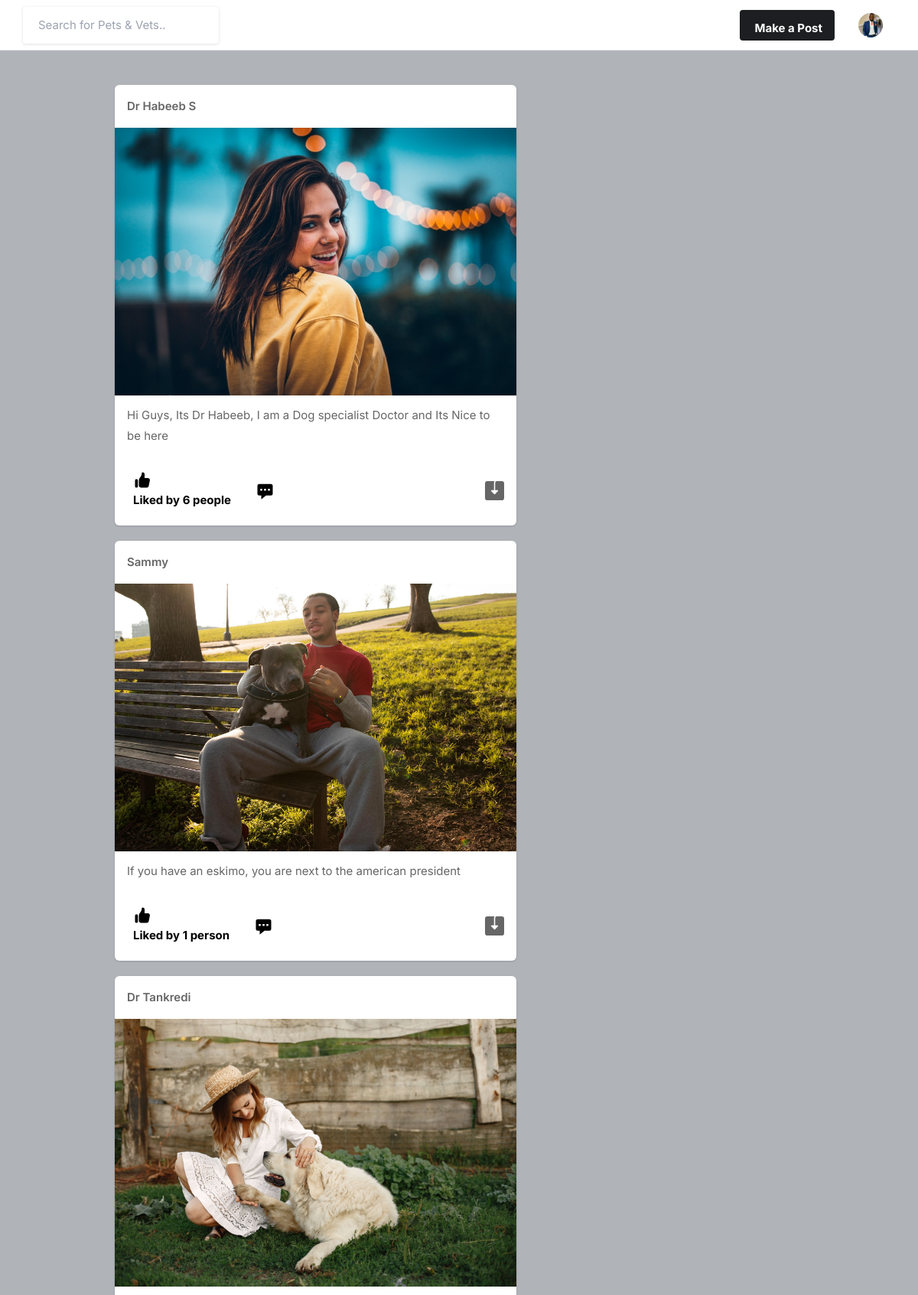
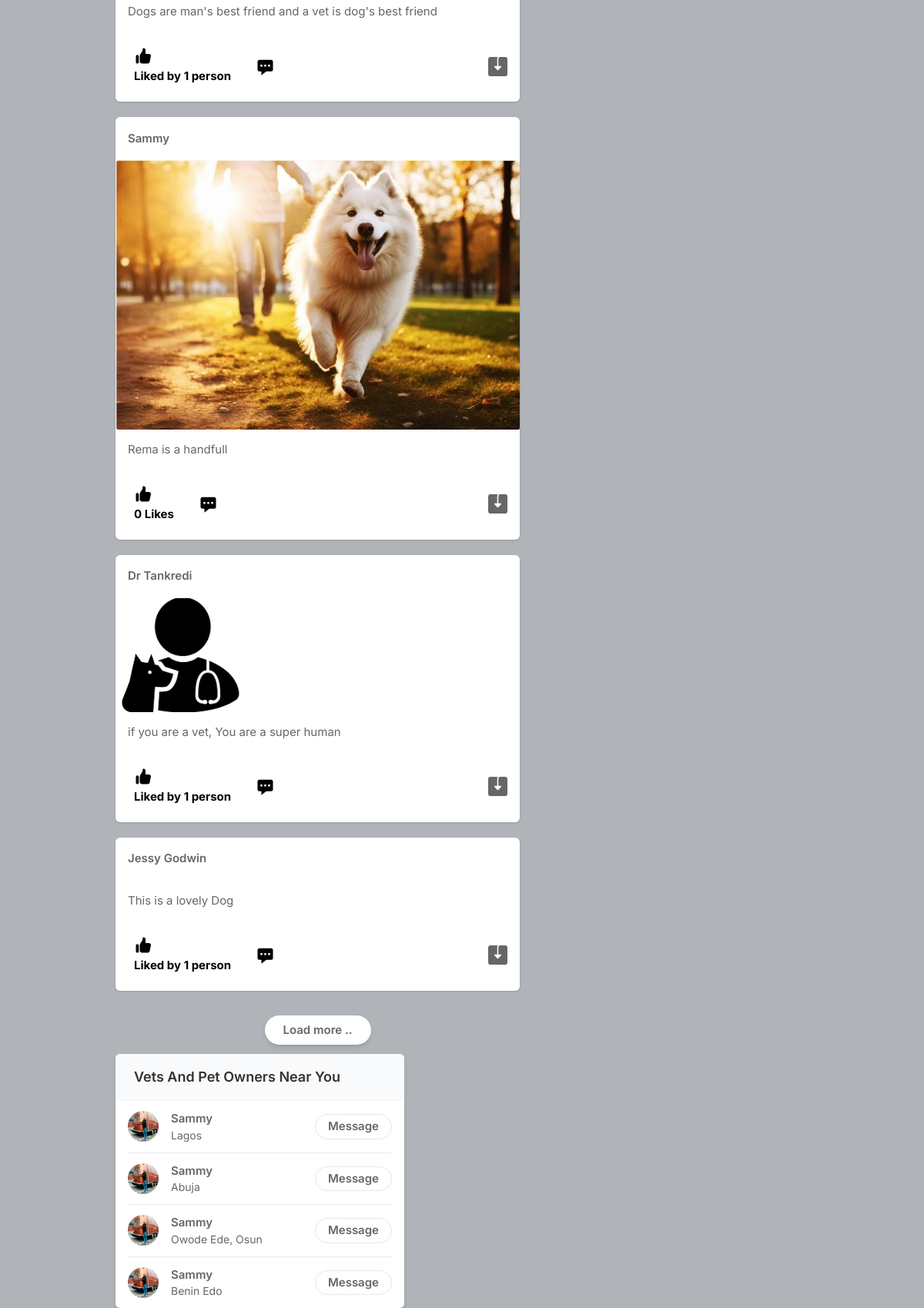
The page /home/ (signed in) on the database its author committed (2 pictures, top to bottom).
### core/models.py (models this page shows, shortened)
class Profile(models.Model):
    USER_ROLES = (
        ('owner', 'Pet Owner'),
        ('vet', 'Vet'),
    )
    user = models.OneToOneField(User, on_delete=models.CASCADE)
    bio = models.TextField(blank=True)
    profileimg = models.ImageField(upload_to='profile_image', default='dog_paw-pp.png')
    location = models.CharField(max_length=50)
    role = models.CharField(max_length=5, choices=USER_ROLES, default='owner')

class Post(models.Model):
    id = models.UUIDField(primary_key=True, default=uuid.uuid4)
    user = models.ForeignKey(User, on_delete=models.CASCADE, related_name='post')
    caption = models.TextField(max_length=300)
    no_of_likes = models.IntegerField(default=0)
    image = models.ImageField(upload_to='post_images')
    created_at = models.DateTimeField(default=datetime.now)

### core/views.py (the view)
# urls.py: path('home/', views.home, name='home'),  # Home page
@login_required(login_url='signin')
def home(request):
    users_with_profile = User.objects.filter(profile__profileimg__isnull=False)
    user_profile = Profile.objects.get(user=request.user)
    posts = Post.objects.all()
    random_user = random.choice(users_with_profile) if users_with_profile else None
    return render(request, 'home.html', {'user_profile': user_profile, 'posts': posts, 'random_user': random_user})

### templates/home.html (shortened to what this page needs)
{% load static %}
<!DOCTYPE html>
<html lang="en">
<head>
    <link rel="stylesheet" href="../static/css/icons.css">
    <link rel="stylesheet" href="../static/css/uikit.css">
    <link rel="stylesheet" href="../static/css/style.css">
    <link rel="stylesheet" href="../static/css/tailwind.css">
</head>
<body>
            <header>
                <div class="header_inner">
                    <form>
                    <div class="left-side">
                            <input type="text" name="username" placeholder="Search for Pets & Vets..">
                    </div>
                    </form>
                    <div class="right-side lg:pr-4">
                        <a href="#"
                            class="bg-pink-500 flex font-bold hidden hover:bg-pink-600 hover:text-white inline-block items-center lg:block max-h-10 mr-4 px-4 py-2 rounded shado text-white">
                              Make a Post
                        </a>
                        <a href="#">
                            <img src="{{user_profile.profileimg.url}}" class="header-avatar" alt="">
                        </a>
                    </div>
                </div>
            </header>
            <div class="container m-auto">
                    <div class="space-y-5 flex-shrink-0 lg:w-7/12">
                         {% for post in posts reversed %}
                        <div class="bg-white shadow rounded-md  -mx-2 lg:mx-0">
                            <div class="flex justify-between items-center px-4 py-3">
                                <div class="flex flex-1 items-center space-x-4">
                                    <span class="block capitalize font-semibold "> <a href="{% url 'profile' post.user.username %}">{{post.user}}</a> </span>
                                </div>
                              <div>
                                <a href="#"> <i class="icon-feather-more-horizontal text-2xl hover:bg-gray-200 rounded-full p-2 transition -mr-1 "></i> </a>
                              </div>
                            </div>
                            <div uk-lightbox>
                                <a href="{{post.image.url}}">
                                    <img src="{{post.image.url}}" alt="">
                                </a>
                            </div>
                            <div class="py-3 px-4 space-y-3">
                                <p>
                                    <a> {{post.caption}}</a>
                                </p>
                            </div>
                            <div class="py-3 px-4 space-y-3">
                                <div class="flex space-x-4 lg:font-bold">
                                    <a href="/like_post?post_id={{post.id}}" class="flex items-center space-x-2">
                                        <div class="p-2 rounded-full text-black">
                                            {% if post.no_of_likes == 0 %}
                                            <p> 0 Likes</p>
                                            {% elif post.no_of_likes == 1 %}
                                            <p> Liked by {{post.no_of_likes}} person</p>
                                            {% else %}
                                            <p> Liked by {{post.no_of_likes}} people</p>
                                            {% endif %}
                                        </div>
                                    </a>
                                    <a href="#" class="flex items-center space-x-2">
                                        <div class="p-2 rounded-full text-black">
                                            <svg xmlns="http://www.w3.org/2000/svg" viewBox="0 0 20 20" fill="currentColor" width="25" height="25" class="">
                                                <path fill-rule="evenodd" d="M18 5v8a2 2 0 01-2 2h-5l-5 4v-4H4a2 2 0 01-2-2V5a2 2 0 012-2h12a2 2 0 012 2zM7 8H5v2h2V8zm2 0h2v2H9V8zm6 0h-2v2h2V8z" clip-rule="evenodd" />
                                            </svg>
                                        </div>
                                    </a>
                                    <a href="{{post.image.url}}" class="flex items-center space-x-2 flex-1 justify-end" download>
                                    </a>
                                </div>
                            </div>
                        </div>
                        {% endfor %}
                        <div class="flex justify-center mt-6" id="toggle" uk-toggle="target: #toggle ;animation: uk-animation-fade">
                            <a href="#"
                                class="bg-white  font-semibold my-3 px-6 py-2 rounded-full shadow-md  ">
                                Load more ..</a>
                        </div>
                    </div>
                    <div class="lg:w-5/12">
                        <div class="bg-white  shadow-md rounded-md overflow-hidden">
                            <div class="bg-gray-50  border-b border-gray-100 flex items-baseline justify-between py-4 px-6 ">
                                <h3 class="font-semibold text-lg">Vets And Pet Owners Near You</h2>
                            </div>
                            <div class="divide-gray-300 divide-gray-50 divide-opacity-50 divide-y px-4 ">
                                <div class="flex items-center justify-between py-3">
                                    <div class="flex flex-1 items-center space-x-4">
                                        <a href="{% url 'profile' random_user.username %}">
                                            <img src="{{ random_user.profile.profileimg.url }}" class="bg-gray-200 rounded-full w-10 h-10">
                                        </a>
                                        <div class="flex flex-col">
                                            <span class="block capitalize font-semibold"> {{ random_user.username }} </span>
                                            <span class="block capitalize text-sm"> Lagos </span>
                                        </div>
                                    </div>
                                    <a href="#" class="border border-gray-200 font-semibold px-4 py-1 rounded-full hover:bg-pink-600 hover:text-white hover:border-pink-600 "> Message </a>
                                </div>
                                <div class="flex items-center justify-between py-3">
                                    <div class="flex flex-1 items-center space-x-4">
                                        <a href="{% url 'profile' random_user.username %}">
                                            <img src="{{ random_user.profile.profileimg.url }}" class="bg-gray-200 rounded-full w-10 h-10">
                                        </a>
                                        <div class="flex flex-col">
                                            <span class="block capitalize font-semibold"> {{ random_user.username }} </span>
                                            <span class="block capitalize text-sm"> Abuja </span>
                                        </div>
                                    </div>
                                    <a href="#" class="border border-gray-200 font-semibold px-4 py-1 rounded-full hover:bg-pink-600 hover:text-white hover:border-pink-600 "> Message </a>
                                </div>
                                <div class="flex items-center justify-between py-3">
                                    <div class="flex flex-1 items-center space-x-4">
                                        <a href="{% url 'profile' random_user.username %}">
                                            <img src="{{ random_user.profile.profileimg.url }}" class="bg-gray-200 rounded-full w-10 h-10">
                                        </a>
                                        <div class="flex flex-col">
                                            <span class="block capitalize font-semibold"> {{ random_user.username }} </span>
                                            <span class="block capitalize text-sm"> Owode Ede, Osun </span>
                                        </div>
                                    </div>
                                    <a href="#" class="border border-gray-200 font-semibold px-4 py-1 rounded-full hover:bg-pink-600 hover:text-white hover:border-pink-600 "> Message </a>
                                </div>
                                <div class="flex items-center justify-between py-3">
                                    <div class="flex flex-1 items-center space-x-4">
                                        <a href="{% url 'profile' random_user.username %}">
                                            <img src="{{ random_user.profile.profileimg.url }}" class="bg-gray-200 rounded-full w-10 h-10">
                                        </a>
                                        <div class="flex flex-col">
                                            <span class="block capitalize font-semibold"> {{ random_user.username }} </span>
                                            <span class="block capitalize text-sm"> Benin Edo </span>
                                        </div>
                                    </div>
                                    <a href="#" class="border border-gray-200 font-semibold px-4 py-1 rounded-full hover:bg-pink-600 hover:text-white hover:border-pink-600 "> Message </a>
                                </div>
                            </div>
                        </div>
                    </div>
                </div>
</body>
</html>

### static/css/style.css (style rules this page uses)
body { background-color: #B0B3B8!important; }
input { height: 48px; line-height: 48px; padding: 0 20px; outline: none; font-size: 15px; color: #808080; max-width: 100%; width: 100%; -webkit-box-sizing: border-box; box-sizing: border-box; display: block; font-weight: 400; opacity: 1; border-radius: 4px; border: none; -webkit-box-shadow: 0 1px 4px 0px rgba(0, 0, 0, 0.12); box-shadow: 0 1px 4px 0px rgba(0, 0, 0, 0.12); }
input[type="text"], input[type="password"], input[type="email"], input[type="number"] { height: 48px; line-height: 48px; padding: 0 20px; outline: none; font-size: 15px; color: #808080; max-width: 100%; width: 100%; -webkit-box-sizing: border-box; box-sizing: border-box; display: block; font-weight: 400; opacity: 1; border-radius: 4px; border: none; -webkit-box-shadow: 0 1px 4px 0px rgba(0, 0, 0, 0.12); box-shadow: 0 1px 4px 0px rgba(0, 0, 0, 0.12); }
input { -webkit-transition: all 0.1s ease-in-out; transition: all 0.1s ease-in-out; }
::placeholder { color: #808080; opacity: 1; }
a { color: #0f0150; -webkit-transition: 0.3s; transition: 0.3s; outline: none !important; }
img { max-width: 100%; }
body { color: #666; font-size: 15px; line-height: 27px; background-color: #f0f2f5; font-family: "Inter", sans-serif; text-transform: none; }
body p { font-size: 15px; line-height: 27px; }
h1, h2, h3, h4, h5, h6 { font-family: "Inter", sans-serif; text-transform: none; }
input[type="text"], input[type="password"], input[type="email"] { font-family: "Inter", sans-serif; text-transform: none; }
h1, h2, h3, h4, h5, h6 { color: #333; font-weight: 500; margin: 0; padding: 0; }
h3 { font-size: 22px; }
@media (min-width: 1024px) { .container { max-width: 900px !important; padding-top: 45px; } }
header { background-color: #fff; left: 0; right: 0; top: 0; z-index: 99; height: 66px; display: -webkit-box; display: -ms-flexbox; display: flex; -webkit-box-align: center; -ms-flex-align: center; align-items: center; border-bottom: 1px solid #e5e7eb; }
header .header_inner { display: -webkit-box; display: -ms-flexbox; display: flex; -webkit-box-align: center; -ms-flex-align: center; align-items: center; max-width: 1090px; margin: auto; width: 100%; max-width: 100% !important; padding: 0 30px; }
header .header_inner .left-side { display: -webkit-box; display: -ms-flexbox; display: flex; -webkit-box-align: center; -ms-flex-align: center; align-items: center; }
header .header_inner .right-side { display: -webkit-box; display: -ms-flexbox; display: flex; -webkit-box-align: center; -ms-flex-align: center; align-items: center; -webkit-box-pack: end; -ms-flex-pack: end; justify-content: flex-end; margin-left: auto; }
header .header_inner .right-side .header-avatar { width: 32px; height: 32px; border-radius: 100%; margin-left: 15px; }

### rows shown on the page
Profile: profileimg (picture)
Post: user "Dr Habeeb S", image (picture), caption "Hi Guys, Its Dr Habeeb, I am a Dog specialist Doctor and Its Nice to be here", no_of_likes "6"
Post: user "Sammy", image (picture), caption "If you have an eskimo, you are next to the american president", no_of_likes "1"
Post: user "Dr Tankredi", image (picture), caption "Dogs are man's best friend and a vet is dog's best friend", no_of_likes "1"
Post: user "Sammy", image (picture), caption "Rema is a handfull", no_of_likes "0 Likes"
Post: user "Dr Tankredi", image (picture), caption "if you are a vet, You are a super human", no_of_likes "1"
Post: user "Jessy Godwin", caption "This is a lovely Dog", no_of_likes "1"

### other values the page prints
{{ random_user.username }} "Sammy"
